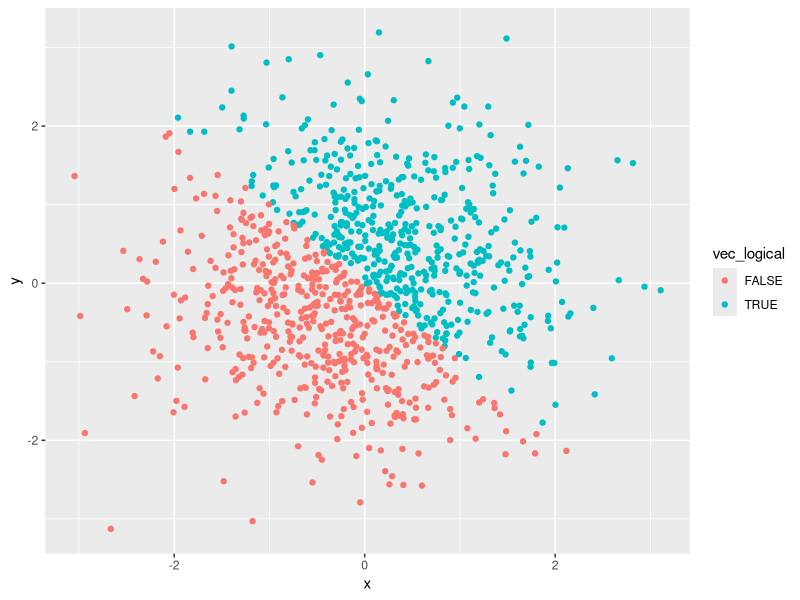
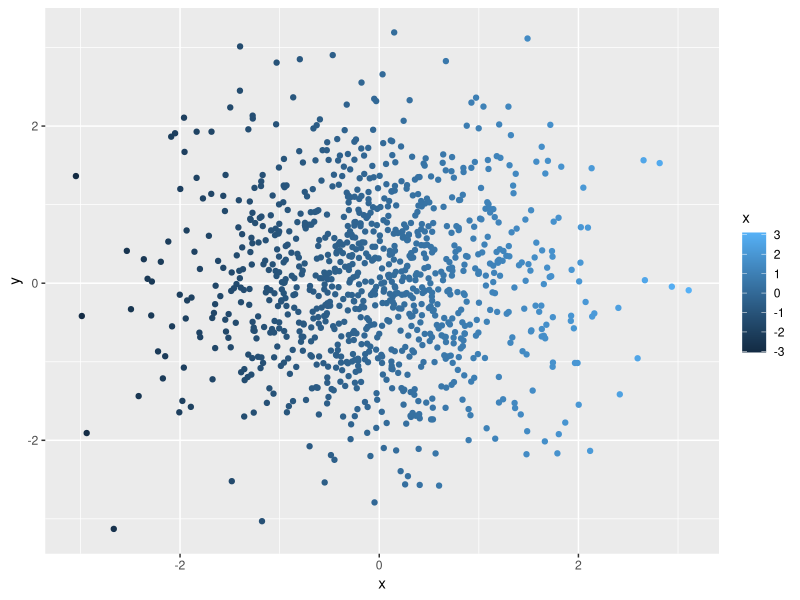
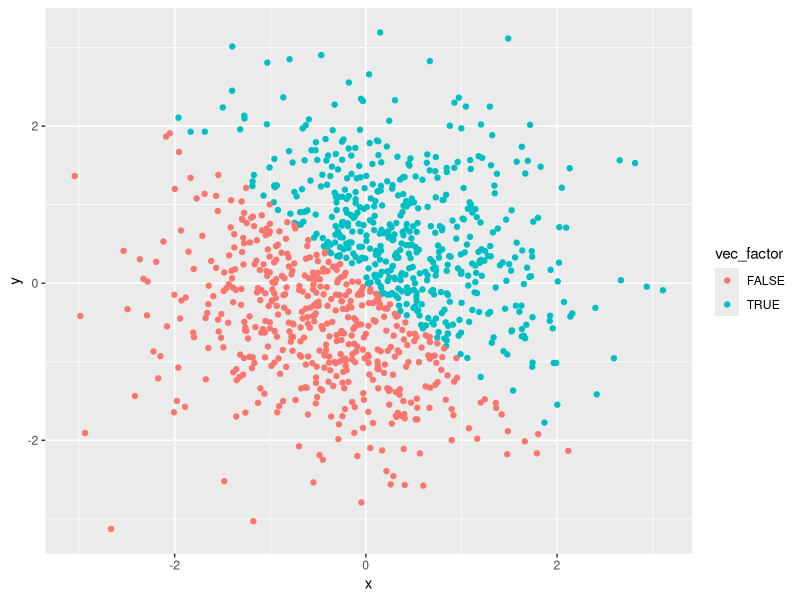

Source code (R) for these figures, in order:
## ---- chunk 1
library(tidyverse)
## ---- chunk 2
set.seed(2)

problem_1_df = tibble(
  vec_numeric = runif(10, max = 5, min = 0),
  vec_char = c("a", "b", "c", "d", "e", "f", "g", "h", "i", "j"),
  vec_logical = c(vec_numeric > 2),
  vec_factor = factor(c("knicks", "raptors", "nets", "celtics", "sixers", "cavaliers", "bulls", "pacers", "pistons", "bucks"))
)
## ---- chunk 3
##Converting Variables from one type to another 

as.numeric(problem_1_df$vec_char)

as.numeric(problem_1_df$vec_logical)

as.numeric(problem_1_df$vec_factor)
## ---- chunk 4
as.factor(problem_1_df$vec_char)
as.numeric(as.factor(problem_1_df$vec_char))
## ---- chunk 5
as.character(problem_1_df$vec_factor)
as.numeric(as.character(problem_1_df$vec_factor))
## ---- chunk 6
set.seed(12)

problem_2_df = tibble(
  x = rnorm(1000),
  y = rnorm(1000),
  vec_logical = (x + y > 0),
  vec_numeric = (as.numeric(vec_logical)),
  vec_factor = (as.factor(vec_logical))
)
## ---- chunk 7
ggplot(problem_2_df, aes(x = x, y = y, color = vec_logical)) + geom_point()
## ---- chunk 8
ggplot(problem_2_df, aes(x = x, y = y, color = x, color = y)) + geom_point()
## ---- chunk 9
ggplot(problem_2_df, aes(x = x, y = y, color = vec_factor)) + geom_point()
